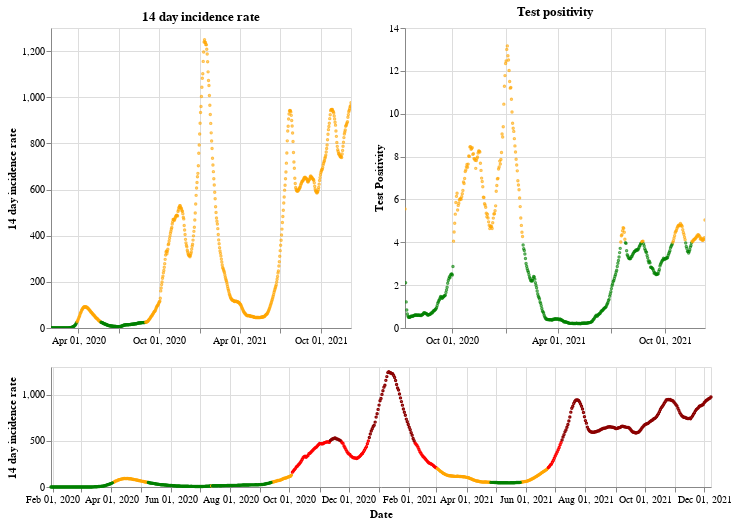

The notebook cell saved with this chart:
### Markdown cell above
## England

### Code cell
plot_traffic_light('England')

### Figure 1 — Vega-Lite specification as saved in the notebook (floating-point values rounded to 4 significant figures; data arrays with more than 128 entries replaced by an {"elided": "..."} marker saying what was removed)
{"config": {"view": {"continuousWidth": 400, "continuousHeight": 300}}, "vconcat": [{"hconcat": [{"mark": {"type": "point", "size": 2}, "encoding": {"color": {"condition": {"value": "green", "test": "(datum.twoWeeklyCasesRate <= 25)"}, "value": "orange"}, "tooltip": [{"type": "nominal", "field": "areaName"}, {"type": "temporal", "field": "date"}, {"type": "quantitative", "field": "twoWeeklyCasesRate"}, {"type": "quantitative", "field": "testPositivity"}], "x": {"type": "temporal", "axis": {"title": ""}, "field": "date", "scale": {"domain": {"selection": "DateBrush"}}, "timeUnit": "yearmonthdate"}, "y": {"type": "quantitative", "axis": {"title": "14 day incidence rate"}, "field": "twoWeeklyCasesRate"}}, "title": "14 day incidence rate", "width": 300}, {"mark": {"type": "point", "size": 2}, "encoding": {"color": {"condition": {"value": "green", "test": "(datum.testPositivity <= 4)"}, "value": "orange"}, "tooltip": [{"type": "nominal", "field": "areaName"}, {"type": "temporal", "field": "date"}, {"type": "quantitative", "field": "twoWeeklyCasesRate"}, {"type": "quantitative", "field": "testPositivity"}], "x": {"type": "temporal", "axis": {"title": ""}, "field": "date", "scale": {"domain": {"selection": "DateBrush"}}, "timeUnit": "yearmonthdate"}, "y": {"type": "quantitative", "axis": {"title": "Test Positivity"}, "field": "testPositivity"}}, "title": "Test positivity", "width": 300}]}, {"layer": [{"mark": {"type": "point", "size": 2}, "encoding": {"color": {"condition": {"value": "orange", "test": "(((datum.testPositivity < 4) && (datum.twoWeeklyCasesRate >= 50)) && (datum.twoWeeklyCasesRate < 200))"}, "value": "red"}, "opacity": {"condition": {"value": 1, "test": "((datum.twoWeeklyCasesRate >= 50) && (datum.twoWeeklyCasesRate < 500))"}, "value": 0}, "tooltip": [{"type": "nominal", "field": "areaName"}, {"type": "temporal", "field": "date"}, {"type": "quantitative", "field": "twoWeeklyCasesRate"}, {"type": "quantitative", "field": "testPositivity"}], "x": {"type": "temporal", "axis": {"title": "Date"}, "field": "date", "timeUnit": "yearmonthdate"}, "y": {"type": "quantitative", "axis": {"title": "14 day incidence rate"}, "field": "twoWeeklyCasesRate"}}, "selection": {"DateBrush": {"type": "interval", "encodings": ["x"], "fields": ["Time"]}}}, {"mark": {"type": "point", "size": 2}, "encoding": {"color": {"value": "darkred"}, "opacity": {"condition": {"value": 1, "test": "(datum.twoWeeklyCasesRate >= 500)"}, "value": 0}, "tooltip": [{"type": "nominal", "field": "areaName"}, {"type": "temporal", "field": "date"}, {"type": "quantitative", "field": "twoWeeklyCasesRate"}, {"type": "quantitative", "field": "testPositivity"}], "x": {"type": "temporal", "axis": {"title": "Date"}, "field": "date", "timeUnit": "yearmonthdate"}, "y": {"type": "quantitative", "axis": {"title": "14 day incidence rate"}, "field": "twoWeeklyCasesRate"}}}, {"mark": {"type": "point", "size": 2}, "encoding": {"color": {"condition": {"value": "green", "test": "((datum.testPositivity < 4) && (datum.twoWeeklyCasesRate < 50))"}, "value": "orange"}, "opacity": {"condition": {"value": 1, "test": "(datum.twoWeeklyCasesRate < 50)"}, "value": 0}, "tooltip": [{"type": "nominal", "field": "areaName"}, {"type": "temporal", "field": "date"}, {"type": "quantitative", "field": "twoWeeklyCasesRate"}, {"type": "quantitative", "field": "testPositivity"}], "x": {"type": "temporal", "axis": {"title": "Date"}, "field": "date", "timeUnit": "yearmonthdate"}, "y": {"type": "quantitative", "axis": {"title": "14 day incidence rate"}, "field": "twoWeeklyCasesRate"}}}], "height": 120, "width": 660}], "data": {"name": "data-650d1ffe0654d1ca14ab836bfe7a2ea5"}, "$schema": "https://vega.github.io/schema/vega-lite/v4.8.1.json", "datasets": {"data-650d1ffe0654d1ca14ab836bfe7a2ea5": {"elided": "679 records"}}}
